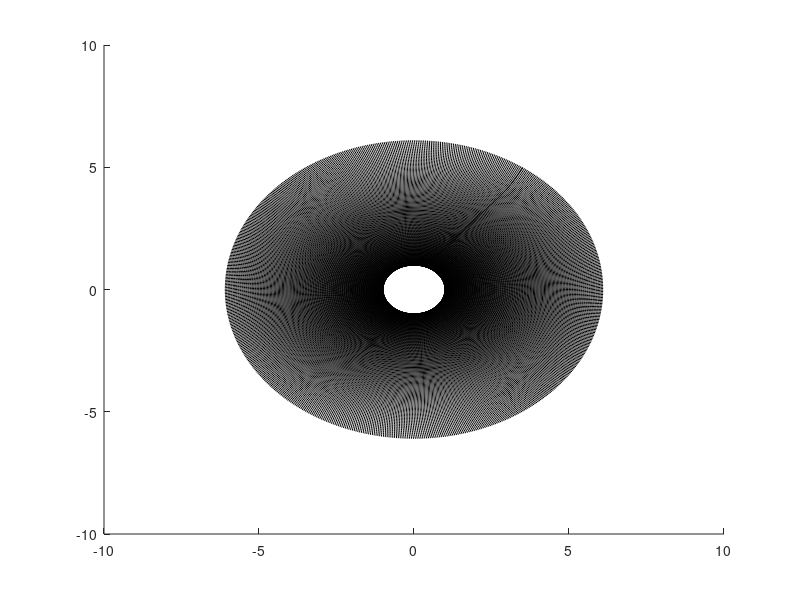

Reproduce this figure in MATLAB.
%Revolucion 
clear all 
clc
t=0:0.01:1;
P=[0,1,0;1,1,0;2,2,0;1.5,3,0;1.5,5,0];
X=4*t-6*t.^3+2*t.^2+(7/2)*t.^4;
Y=-4*(t-1).^3.*t+12*(t-1).^2.*t.^2*2-12*(t-1).*t.^3+5*t.^4+(t-1).^4;
Z=zeros(length(t),1);
Pt=[X',Y',Z]
%plot(X,Y,Z)
for th=0:0.01:2*pi
  hold on
  Ry=[cos(th),sin(th),0;-sin(th),cos(th),0;0,0,1];
  S=Pt*Ry;
  pause(0.01)
  plot3(S(:,1),S(:,2),S(:,3),'Color','k');
endfor
